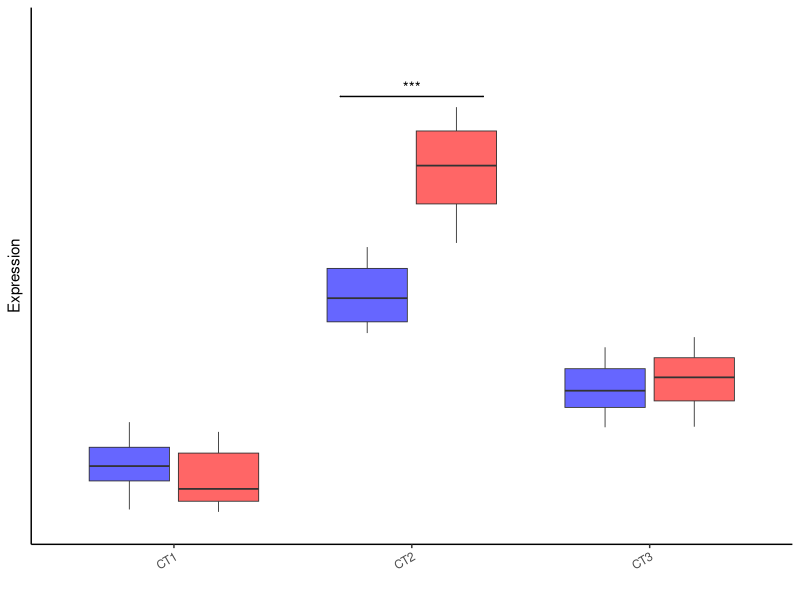
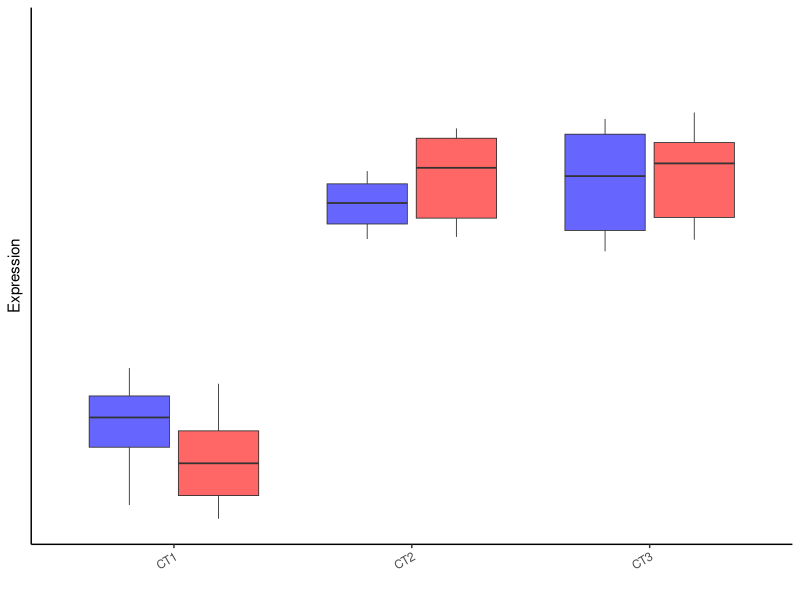
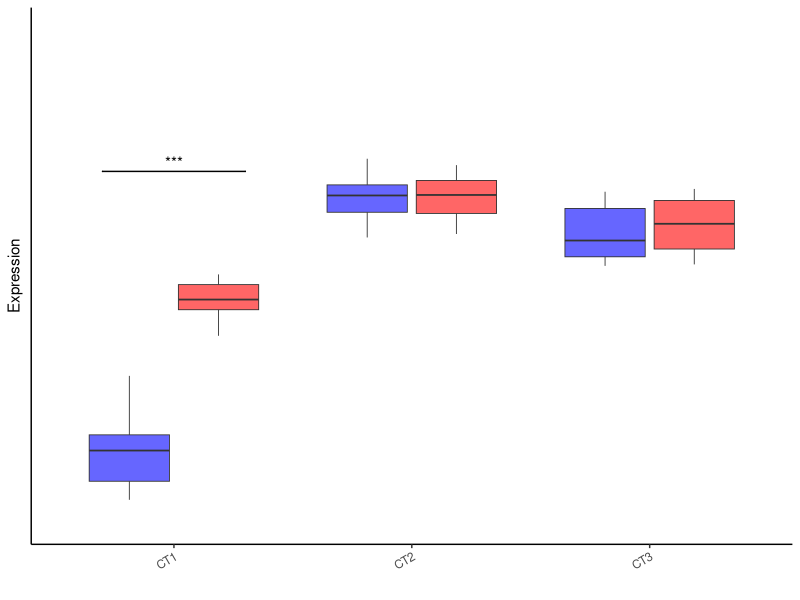
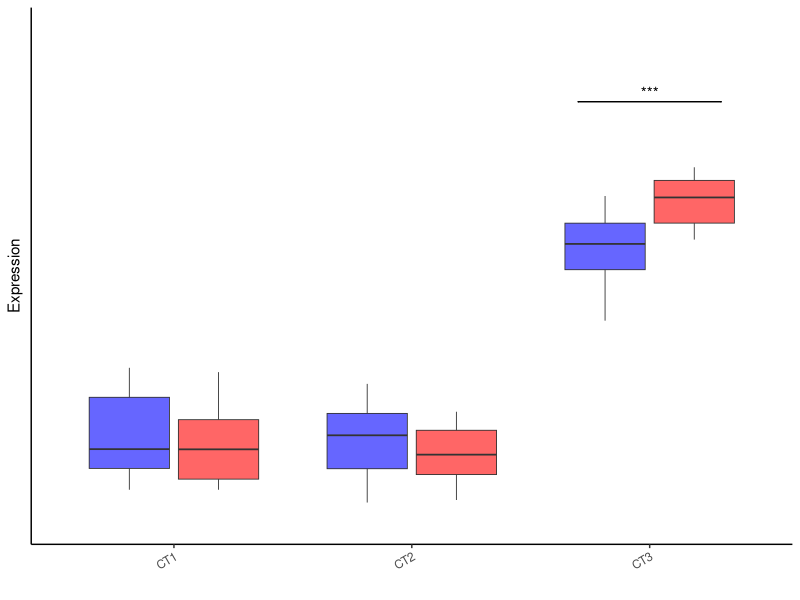
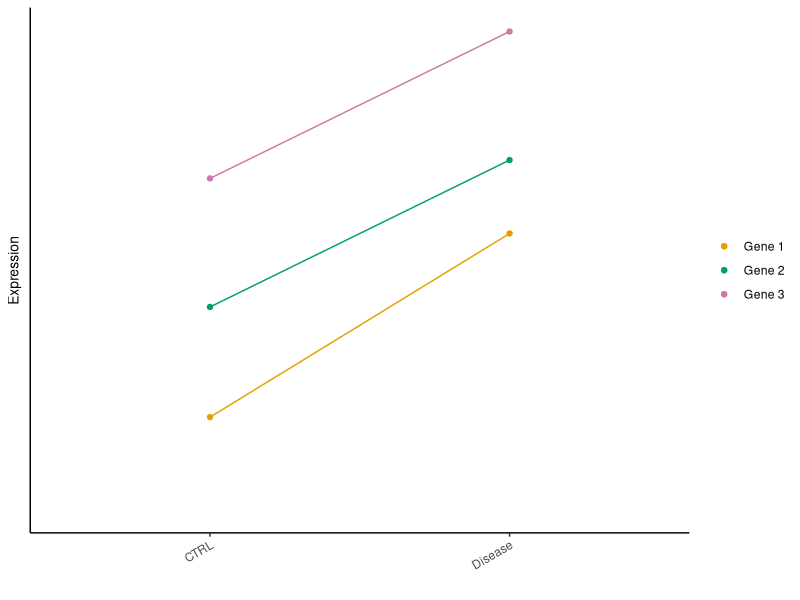
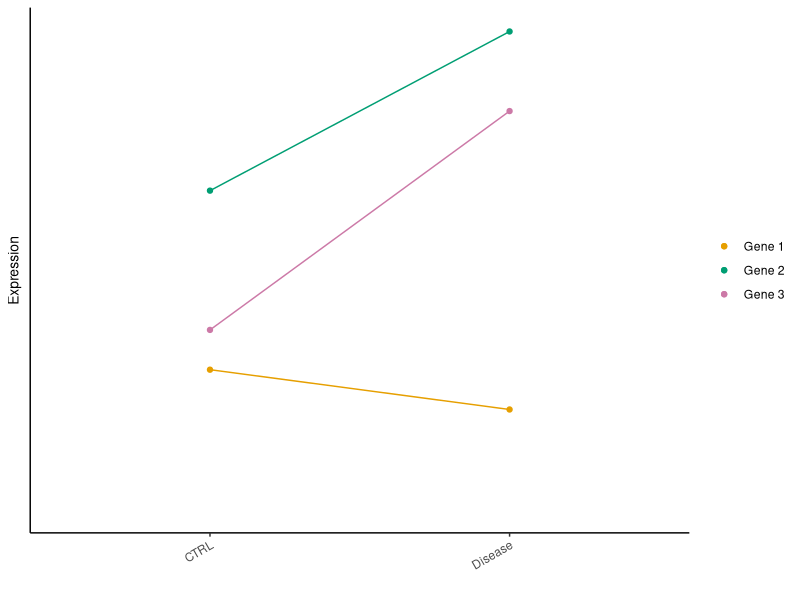

Write R code to recreate these figures, in order.
library(tidyverse)

save_dir <- file.path(Sys.getenv("REPO_DIR", "/home/gugene/code/git/kang-oldham-2026"), "figures/fig_6/schematic/")
if(!dir.exists(save_dir))
  dir.create(save_dir, recursive = T)

################################
# Example projections (boxplots)
################################

distlistcon <- list(list(c(0, 1), c(3, 4.5), c(1, 2)), # passes filter
                    list(c(0, 1), c(2, 2.9), c(2, 3)), # not sig
                    list(c(1.3, 1.8), c(2, 2.6), c(1.8, 2.4)), # sig but not highest
                    list(c(0.1, 1.1), c(0.1, 0.8), c(2, 2.6)) # sig and highest but not consistent
                    )
distlistAD <- list(list(c(0.1, 1.1), c(2, 3), c(0.9, 1.9)),
                   list(c(0.1, 1.1), c(2, 2.6), c(1.9, 2.9)),
                   list(c(0.1, 1.1), c(2, 2.6), c(1.8, 2.4)),   
                   list(c(0.1, 1.1), c(0.1, 1), c(1.2, 2.4))
                   )
ylimvec <- c(5.3, 3.5, 3.5, 3.5)
siglist <- list(c(4.6, 1.7, 2.3), #y_position, xmin, xmax
                c(0, 0, 0),
                c(2.5, 0.7, 1.3),
                c(3, 2.7, 3.3)    
                )

for(z in 1:4){ # four plots
  b1 <- list()
  for(i in 1:3){ # three celltypes
    conmat <- data.frame("CT" = paste0("CT", i),
                        "Disease" = c("Con"),
                        "Value" = runif(20, distlistcon[[z]][[i]][1], distlistcon[[z]][[i]][2]))

    ADmat <- data.frame("CT" = paste0("CT", i),
                        "Disease" = c("AD"),
                        "Value" = runif(20, distlistAD[[z]][[i]][1], distlistAD[[z]][[i]][2]))

    b1[[i]] <- rbind(conmat, ADmat)
  }
  b1dat <- do.call(rbind, b1)

  p <- ggplot(b1dat, aes(x = CT, y = Value, fill = Disease)) +
    theme_classic() + 
    geom_boxplot(outlier.shape = NA, linewidth = 0.3, alpha = 0.6) +
    labs(x = "", y = "Expression") +
    theme(axis.text.x = element_text(angle = 30, hjust = 1, vjust = 1),
          axis.text.y = element_blank(),
          axis.ticks.y = element_blank(),
          legend.title = element_blank(),
          legend.text = element_text(size = 5),
          legend.key.size = unit(0.2, "cm"),
          legend.position = "none"
          #legend.position = "inside",
          #legend.position.inside = c(0.8, 0.2)
          ) +
    ylim(0, ylimvec[z]) +
    scale_fill_manual(values = c("blue", "red"))

  if(z != 2){
    p <- p +
      ggsignif::geom_signif(y_position = siglist[[z]][1], xmin = siglist[[z]][2], xmax = siglist[[z]][3], annotation = "***", tip_length = 0, vjust = 0.2) 
  }
  ggsave(p, file = file.path(save_dir, paste0("p", z, ".pdf")), width = 1.5, height = 1.5)
}

# Get legend 
library(grid)
library(gridExtra) 
p <- ggplot(b1dat, aes(x = CT, y = Value, fill = Disease)) +
    theme_classic() + 
    geom_boxplot(key_glyph = "rect", outlier.shape = NA, linewidth = 0.3, alpha = 0.6) +
    labs(x = "", y = "Expression") +
    theme(axis.text.x = element_text(angle = 30, hjust = 1, vjust = 1),
          axis.text.y = element_blank(),
          axis.ticks.y = element_blank(),
          legend.title = element_blank(),
          legend.text = element_text(size = 5),
          legend.key.size = unit(0.2, "cm")
          #legend.position = "inside",
          #legend.position.inside = c(0.8, 0.2)
          ) +
    ylim(0, ylimvec[z]) +
    scale_fill_manual(values = c("blue", "red"), labels = c("CTRL", "Disease"))
leg <- cowplot::get_legend(p)
pdf(file.path(save_dir, "legend.pdf"), width = 0.6, height = 0.4)
grid.newpage()
grid.draw(leg)
dev.off()


# # Alternative (facet_wrap)
# ball <- list()
# for(z in 1:4){ # four plots
#   b1 <- list()
#   for(i in 1:3){ # three celltypes
#     conmat <- data.frame("CT" = paste0("CT", i),
#                         "Disease" = c("Con"),
#                         "Value" = runif(20, distlistcon[[z]][[i]][1], distlistcon[[z]][[i]][2]))

#     ADmat <- data.frame("CT" = paste0("CT", i),
#                         "Disease" = c("AD"),
#                         "Value" = runif(20, distlistAD[[z]][[i]][1], distlistAD[[z]][[i]][2]))

#     b1[[i]] <- rbind(conmat, ADmat)
#   }
#   b1dat <- do.call(rbind, b1)
#   b1dat$mod <- paste0("Module ", z)
#   ball[[z]] <- b1dat
# }
# balldf <- do.call(rbind, ball)
# p <- ggplot(balldf, aes(x = CT, y = Value, fill = Disease)) +
#   theme_classic() + 
#   geom_boxplot(outlier.shape = NA) +
#   labs(x = "", y = "Expression") +
#   theme(axis.text.x = element_text(angle = 30, hjust = 1, vjust = 1),
#         axis.text.y = element_blank(),
#         axis.ticks.y = element_blank(),
#         legend.title = element_blank(),
#         legend.text = element_text(size = 5),
#         legend.key.size = unit(0.2, "cm"),
#         legend.position = "none"
#         #legend.position = "inside",
#         #legend.position.inside = c(0.8, 0.2)
#         ) +
#   ylim(0, 3.5) +
#   facet_wrap(~mod, nrow = 4)
# ggsave(p, file = paste0(file.path(Sys.getenv("REPO_DIR", "/home/gugene/code/git/kang-oldham-2026"), "figures/fig_AD/schematic/pall_facetwrap.pdf")), width = 4, height = 5)

######################################
# Plots for individual genes (2 total)
######################################

indval <- list(c(1, 2, 1.6, 2.4, 2.3, 3.1),
               c(1.2, 1, 2.1, 2.9, 1.4, 2.5))

for(z in 1:2){
  genedf1 <- data.frame("Gene" = c(rep("Gene 1", 2), rep("Gene 2", 2), rep("Gene 3", 2)),
                        "Type" = rep(c("CTRL", "Disease"), 3),
                        "Values" = indval[[z]])
  genedf1$Type <- factor(genedf1$Type, levels = c("CTRL", "Disease"))
  p1 <- ggplot(genedf1, aes(x = Type, y = Values, group = Gene, color = Gene)) +
    theme_classic() + 
    geom_point(key_glyph = "point") + 
    geom_line(key_glyph = "point") +
    labs(x = "", y = "Expression") +
    theme(axis.text.y = element_blank(),
          axis.title.y = element_text(size = 10),
          axis.ticks.y = element_blank(),
          legend.title = element_blank(),
          legend.spacing.y = unit(2, "cm"),
          axis.text.x = element_text(angle = 30, hjust = 1, vjust = 1)) +
    scale_color_manual(values = c("#E69F00", "#009E73", "#CC79A7")) +       
    guides(color = guide_legend(byrow = TRUE)) +
    ylim(0.5, NA)
  ggsave(p1, file = file.path(save_dir, paste0("g", z, ".pdf")), width = 2.1, height = 1.5)
}
